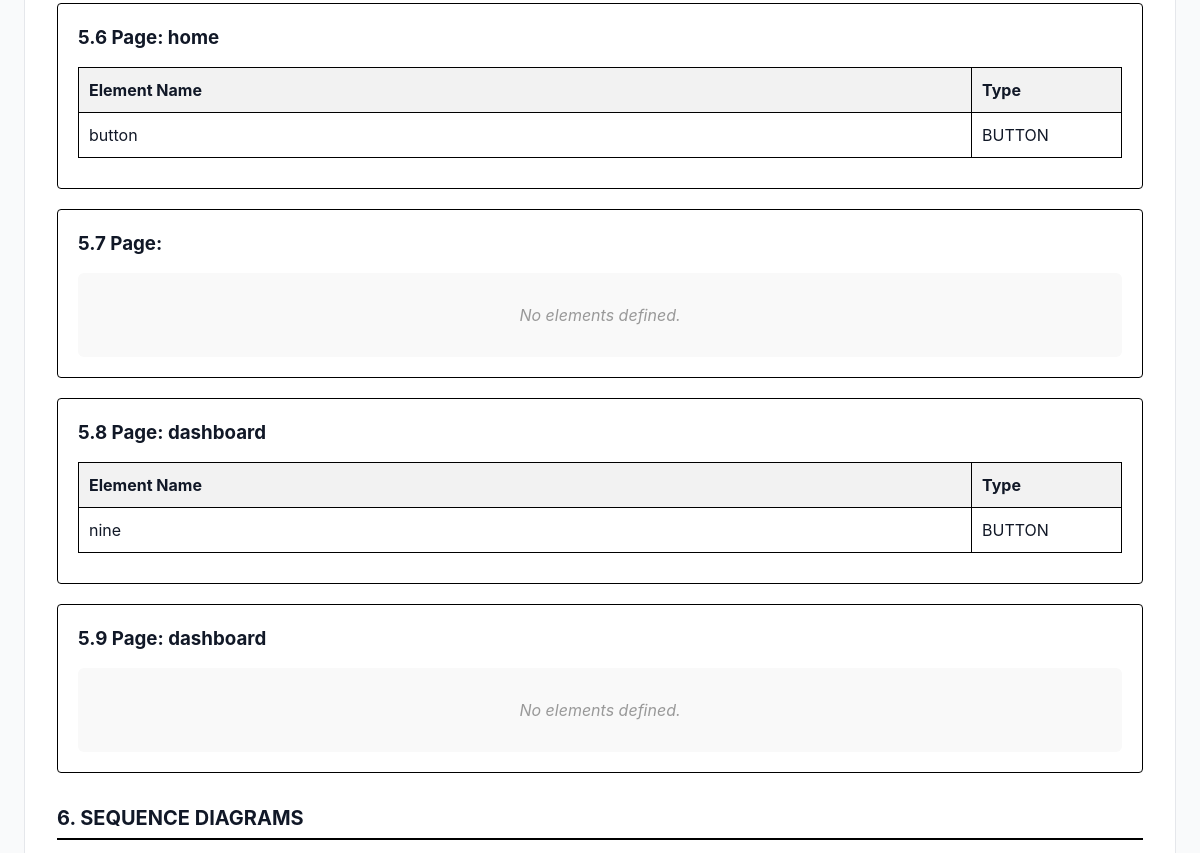
/generate-srs/ (middle part), run on an earlier commit of the app's database.
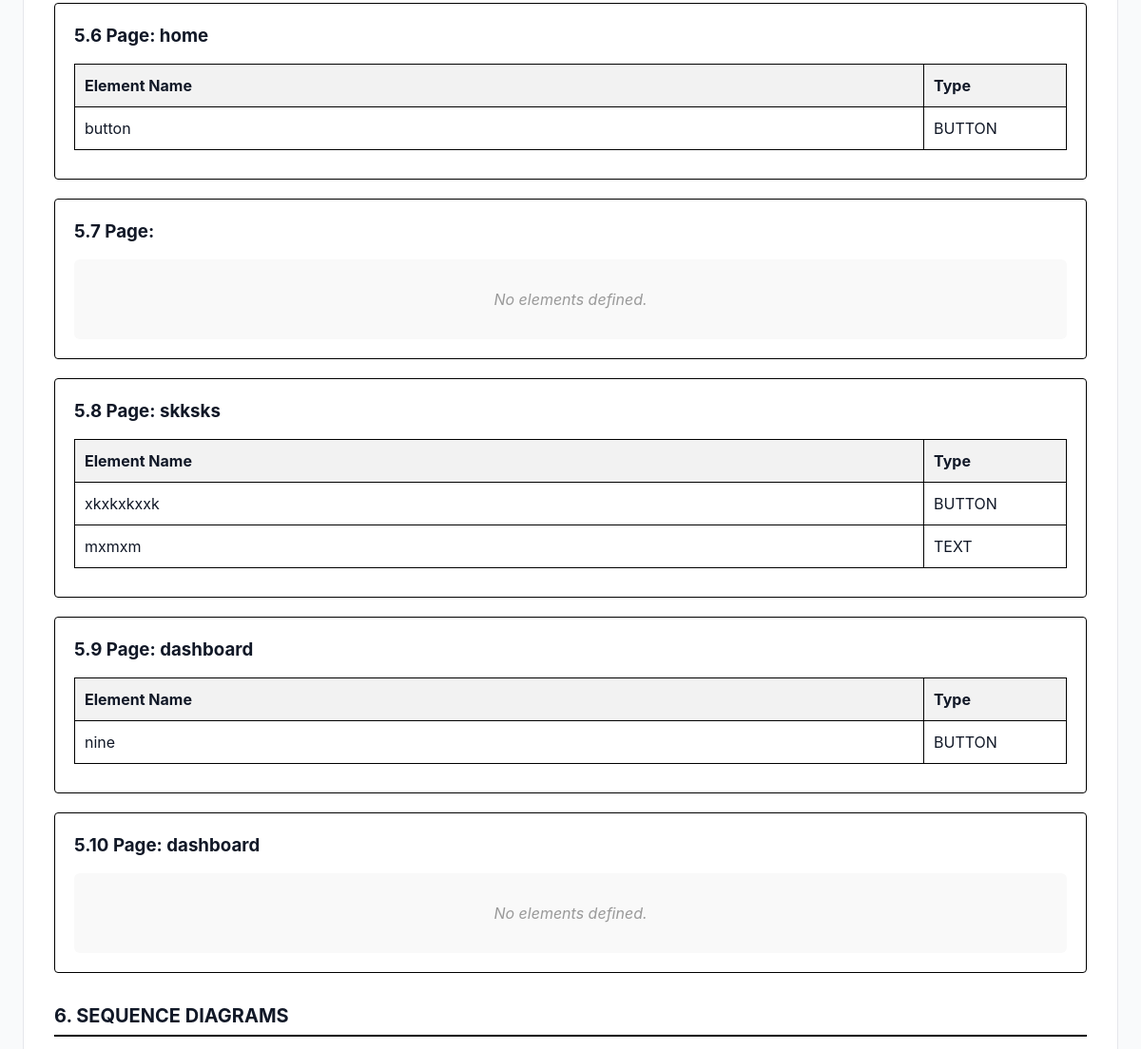
And on a later commit of the database.
### main/models.py (models this page shows, shortened)
class Page(models.Model):
    gui = models.ForeignKey(GUI, on_delete=models.CASCADE, related_name='pages')
    name = models.CharField(max_length=255)
    order = models.PositiveIntegerField()
    class Meta:
        unique_together = ('gui', 'order')
        ordering = ['order']

class Element(models.Model):
    INPUT_TYPES = [
        ("button", "Button"),
        ("text", "Text"),
        ("number", "Number"),
        ("date", "Date"),
        ("checkbox", "Checkbox"),
        ("radio", "Radio"),
        ("textarea", "Textarea"),
    ]
    page = models.ForeignKey(Page, on_delete=models.CASCADE, related_name='elements')
    name = models.CharField(max_length=255)
    input_type = models.CharField(max_length=20, choices=INPUT_TYPES)
    order = models.PositiveIntegerField()
    element_type = models.CharField(max_length=50, default="text")  # baru, bisa diisi default
    class Meta:
        db_table = 'main_inputelement'  # pastiin nyambung sama tabel SQLite lama
        unique_together = ('page', 'order')

### main/views.py (the view)
# urls.py: path('generate-srs/', views.generate_srs, name='generate_srs'),
def generate_srs(request):
    project = Project.objects.last()
    if not project:
        return HttpResponse("Data Project belum ada di database.")
    stories_qs = UserStory.objects.all().prefetch_related('scenarios')
    actors_unique = stories_qs.values_list('input_sebagai', flat=True).distinct()
    uc_obj = Usecase.objects.all().last()
    uc_url = uc_obj.hasil_usecase.url if uc_obj and uc_obj.hasil_usecase else None
    specs_qs = UseCaseSpecification.objects.all().prefetch_related('basic_paths', 'activity_diagram')
    gui_pages = Page.objects.all().prefetch_related('elements')
    sequences_qs = Sequence.objects.all()
    cd_obj = ClassDiagram.objects.all().last()
    tables_qs = ImportedTable.objects.all().prefetch_related('columns')
    context = {
        'project': project,
        'actors': actors_unique,
        'stories': stories_qs,
        'uc_url': uc_url,
        'specs': specs_qs,
        'gui_pages': gui_pages,
        'sequences': sequences_qs,
        'class_url': cd_obj.hasil_classdiagram.url if cd_obj else "",
        'tables': tables_qs,
        'today': timezone.now(),
    }
    return render(request, 'main/generate_srs.html', context)

### main/templates/main/generate_srs.html (shortened to what this page needs)
<!DOCTYPE html>
<html lang="en">
<head>
</head>
<body>
    <main>
        <div class="card">
            {% if gui_pages %}
                {% for page in gui_pages %}
                <div class="artifact-box">
                    <h3 style="margin-bottom: 15px;">5.{{ forloop.counter }} Page: {{ page.name }}</h3>
                    {% if page.elements.all %}
                    <table class="table">
                        <thead>
                            <tr>
                                <th>Element Name</th>
                                <th style="width: 150px;">Type</th>
                            </tr>
                        </thead>
                        <tbody>
                            {% for el in page.elements.all %}
                            <tr>
                                <td>{{ el.name }}</td>
                                <td>{{ el.input_type|upper }}</td>
                            </tr>
                            {% endfor %}
                        </tbody>
                    </table>
                    {% else %}
                    <div class="empty">No elements defined.</div>
                    {% endif %}
                </div>
                {% endfor %}
            {% else %}
            <div class="artifact-box">
                <div class="empty">⚠️ No GUI pages defined yet.</div>
            </div>
            {% endif %}
            <div class="section-title">6. Sequence Diagrams</div>
        </div>
    </main>
</body>
</html>

What changed in the data, as far as the page shows it:
added Page: name "skksks"
added Element: name "xkxkxkxxk", input_type "BUTTON", shown under "skksks"
added Element: name "mxmxm", input_type "TEXT", shown under "skksks"
